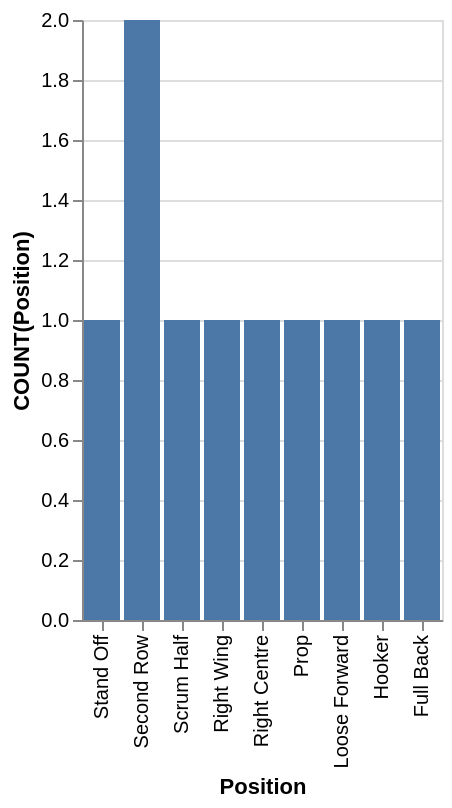

The Vega-Lite source for this figure:
### Vega-Lite specification from a JSON file in a GitHub repository (floating-point values rounded to 4 significant figures)
{"data": {"values": [{"x_data": "Stand Off", "y_data": 1}, {"x_data": "Second Row", "y_data": 2}, {"x_data": "Scrum Half", "y_data": 1}, {"x_data": "Right Wing", "y_data": 1}, {"x_data": "Right Centre", "y_data": 1}, {"x_data": "Prop", "y_data": 1}, {"x_data": "Loose Forward", "y_data": 1}, {"x_data": "Hooker", "y_data": 1}, {"x_data": "Full Back", "y_data": 1}]}, "mark": "bar", "encoding": {"x": {"field": "x_data", "type": "nominal", "title": "Position", "sort": "descending"}, "y": {"field": "y_data", "type": "quantitative", "title": "COUNT(Position)"}}}
